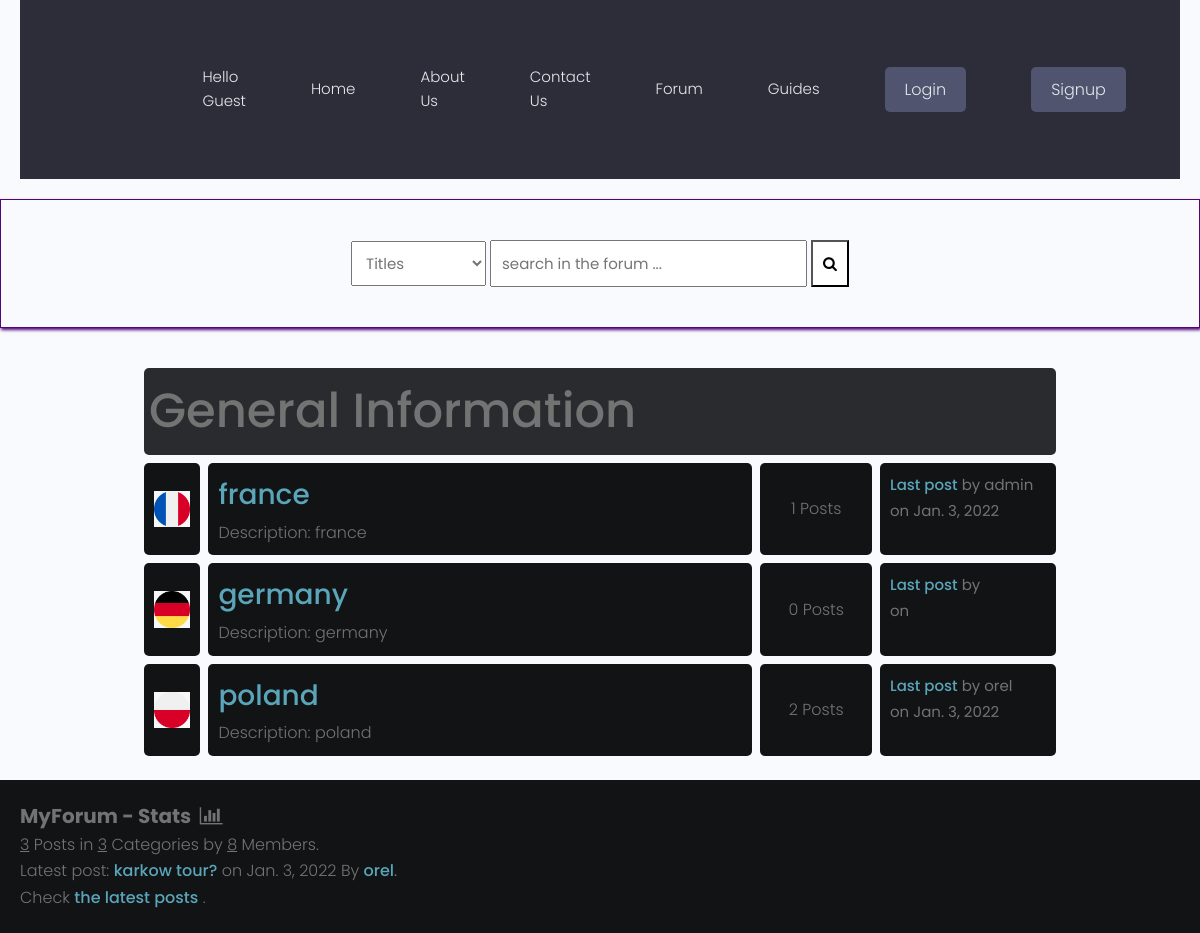
The app's page /forum/ with its own data.
### forum/models.py (models this page shows, shortened)
class Category(models.Model):
    title = models.CharField(max_length=50)
    slug = models.SlugField(max_length=400, unique=True, blank=True)
    description = models.TextField(default="description")
    category_image = models.ImageField(
        null=True, blank=True, upload_to='flags/', default= "flags/flag-default.png")
    class Meta:
        verbose_name_plural = "categories"
    def get_url(self):
        return reverse("posts", kwargs={ #imported from django.shortcuts
            "slug": self.slug
        })
    @property
    def num_posts(self):
        return Post.objects.filter(categories=self).count()
    @property
    def last_post(self):
        return Post.objects.filter(categories=self).latest("date")

class Post(models.Model):
    title = models.CharField(max_length=400,unique=True)
    slug = models.SlugField(max_length=400, unique=True, blank=True)
    user = models.ForeignKey(Author, on_delete=models.CASCADE) #frame key of the author
    content = HTMLField()
    categories = models.ForeignKey(Category, on_delete=models.SET_NULL, null=True)
    date = models.DateTimeField(auto_now_add=True)
    tags = TaggableManager() #imported from taggit.managers
    comments = models.ManyToManyField(Comment, blank=True)
    closed = models.BooleanField(default=False)
    def get_url(self):
        return reverse("detail", kwargs={
            "slug":self.slug
        })

class Author(models.Model):
    user = models.ForeignKey(User, on_delete=models.CASCADE)
    fullname = models.CharField(max_length=40, blank=True,unique=True)
    slug = models.SlugField(max_length=400, unique=True, blank=True) # imported from django.utils.text
    bio = HTMLField() #desctription of the user imported the field from tinymce.models
    @property
    def user_name(self):
        return self.user
    @property
    def user_profile(self):
        return self.user.profile.id

### forum/views.py (the view)
# urls.py: path('', forumhome, name="forumhome"),
def forumhome(request):
    forums = Category.objects.all()
    forums = Category.objects.all()
    num_posts = Post.objects.all().count()
    num_users = User.objects.all().count()
    num_categories = forums.count()
    try:
        last_post = Post.objects.latest("date")
    except:
        last_post = []
    context = {
        "forums":forums,
        "num_posts":num_posts,
        "num_users":num_users,
        "num_categories":num_categories,
        "last_post":last_post,
        "title": "Forum",
    }
    return render(request,'forum/forums.html', context)

### forum/context_processors.py (called while the page is built, shortened)
def searchFunction(request):
    search_context = {}
    posts = Post.objects.all()
    return search_context

### forum/templates/forum/forums.html
{% extends 'forumsbase.html' %}
{% block content %}
    <div class="container">
        <div class="subforum">
                <div class="subforum-title">
                    <h1>General Information</h1>
                </div>
                {% for forum in forums %}
                    <div class="subforum-row">
                        <div class="subforum-icon subforum-column center">
                            <img src="{{ forum.category_image.url }}"
                  alt="image" />
                        </div>
                        <div class="subforum-description subforum-column">
                            <h4><a href="{{forum.get_url}}">{{forum.title}}</a></h4>
                            <p>Description: {{forum.description}} </p>
                        </div>
                        <div class="subforum-stats subforum-column center">
                            <span>{{forum.num_posts}} Posts</span>
                        </div>
                        <div class="subforum-info subforum-column">
                                <b><a href="{{forum.last_post.get_url}}">Last post</a></b> by {{forum.last_post.user.user_name}}
                                <br>on <small>{{forum.last_post.date|date}}</small>
                        </div>
                    </div>
                {% endfor %}
        </div>
    </div>
    <div class="forum-info">
        <div class="chart">
            MyForum - Stats &nbsp;<i class="fa fa-bar-chart"></i>
        </div>
        <span><u>{{num_posts}}</u> Posts in <u>{{num_categories}}</u> Categories by <u>{{num_users}}</u> Members.</span><br>
        {% if forums %}
            <span>Latest post: <b><a href="{{last_post.get_url}}">{{last_post.title}}</a></b> on {{last_post.date|date}} By <a href="{% url  'guide-profile' last_post.user.user_profile %}">{{last_post.user.user_name}}</a></span>.<br>
            <span>Check <a href="{% url 'latest_posts' %}">the latest posts</a> .</span><br>
        {% endif %}
    </div>
    {% endblock content %}

### static/styles/style.css (style rules this page uses)
* { box-sizing: border-box; }
html { font-size: 14px; font-family: 'Titillium Web', sans-serif; background-color:rgb(0,0,0); color:#FEFEFE; }
a { color:#FF0042; font-weight: bolder; text-decoration: none; }
h1 { font-size:16px; font-weight: bolder; }
.container { margin: 20px; padding: 20px; }
.subforum { margin-top:20px; }
.subforum-title { background-color:#292B2E; padding: 5px; border-radius: 5px; margin:4px; }
.subforum-row { display: grid; grid-template-columns: 7% 60% 13% 20%; }
.subforum-column { padding: 10px; margin:4px; border-radius: 5px; background-color:#111314; }
.subforum-description * { margin-block: 0; }
.center { display: flex; justify-content: center; align-items: center; }
.forum-info { padding: 20px; background-color: #111314; }
.chart { font-size:20px; font-weight:bold; }

### static/styles/app.css (style rules this page uses)
:root { --color-sub: #2d2d39; }
img { width: 100%; }

### static/uikit/styles/modules/_variables.css (style rules this page uses)
:root { --color-main: #5aa5b9; --color-main-light: #e6faff; --color-sub: #3f4156; --color-sub-light: #51546e; --color-sub-lighter: #ededfd; --color-text: #737373; --color-gray: #8b8b8b; --color-light: #e5e7eb; --color-light-gray: #767676; --color-bg: #f8fafd; --color-white: #fffefd; --color-white-light: #f3f3f3; --color-success: #359e64; --color-success-bg: #def8e8; --color-error: #fc4b0b; --color-error-bg: #fff2ee; --font-base: 'Poppins', arial, helvetica, 'Segoe UI', roboto, ubuntu, sans-serif; --font-monospace: 'Fira Code', 'Courier New', courier, monospace; --font-regular: 300; --font-medium: 500; --font-bold: 700; --generic-shadow: 1px 1px 5px #00000010; --generic-transition: all 0.3s ease-in-out; }

### static/uikit/styles/modules/_base.css (style rules this page uses)
* { margin: 0; padding: 0; box-sizing: border-box; text-rendering: optimizeLegibility; color: inherit; font-size: inherit; }
html { font-size: 50%; }
@media only screen and (min-width: 480px) { html { font-size: 56.25%; } }
@media only screen and (min-width: 1200px) { html { font-size: 62.5%; } }
body { line-height: 1.6; font-weight: 400; font-size: 1.5rem; color: var(--color-text); background-color: var(--color-bg); min-height: 100vh; }

### static/uikit/styles/modules/_typography.css (style rules this page uses)
* { font-family: var(--font-base); }
h1 { font-size: 4.8rem; font-weight: var(--font-medium); }
h4 { font-size: 2.8rem; font-weight: var(--font-medium); }
p, span, strong { font-size: 1.6rem; color: var(--color-text); font-weight: var(--font-regular); }
a { padding-bottom: 2px; text-decoration: none; display: inline-block; color: var(--color-main); font-weight: var(--font-medium); }

### static/uikit/styles/modules/_utilities.css (style rules this page uses)
.container { width: 92%; max-width: 165rem; margin: 0 auto; box-sizing: border-box; }
@media screen and (min-width: 1000px) { .container { width: 90%; } }
@media screen and (min-width: 1200px) { .container { width: 80%; } }

### records on screen
Category: category_image (picture), title "france", description "france", num_posts "1", last_post.user.user_name "admin", last_post "Jan. 3, 2022"
Category: category_image (picture), title "germany", description "germany", num_posts "0"
Category: category_image (picture), title "poland", description "poland", num_posts "2", last_post.user.user_name "orel", last_post "Jan. 3, 2022"
Post: title "karkow tour?", date "Jan. 3, 2022", user.user_name "orel"

### other values on screen
{{ num_posts }} "3"
{{ num_categories }} "3"
{{ num_users }} "8"
